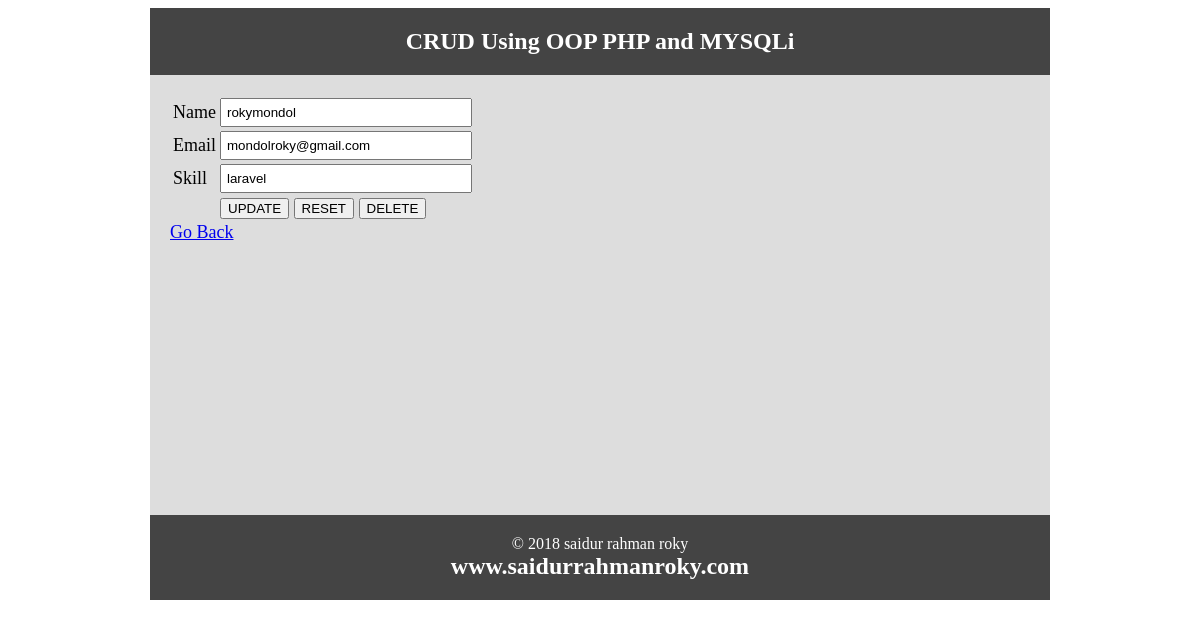
Page /update.php?id=1 on the committed database.
### tables this page shows
CREATE TABLE IF NOT EXISTS `tbl_user` (
  `id` int(11) NOT NULL AUTO_INCREMENT,
  `name` varchar(50) NOT NULL,
  `email` varchar(255) NOT NULL,
  `skill` varchar(50) NOT NULL,
  PRIMARY KEY (`id`)
);

### Database.php (called while the page is built, shortened)
<?php
class Database{
	public $host = DB_HOST;
	public $user = DB_USER;
	public $pass = DB_PASS;
	public $dbname = DB_NAME;
	public $link;
	private function connectDB(){
		$this ->link = new mysqli($this ->host , $this ->user, $this ->pass , $this ->dbname);
	}
	public function select($query){
		$result = $this ->link ->query($query) or die($this ->link ->error.__LINE__);
		if($result ->num_rows >0){
			return $result;
		}else{
			return false;
		}
	}
}

### update.php (the view, shortened to what this page needs)
<?php
include 'inc/header.php';
include 'Database.php';
?>
<?php
	$id = $_GET['id'];
	$db= new Database();
	$query ="SELECT * FROM tbl_user WHERE id = $id";
	$getdata = $db ->select($query) ->fetch_assoc();
?>
<form action="update.php?id=<?php echo $id;?>" method="post">
<table>
	<tr>
		<td>Name</td>
		<td><input type="text" name="name" value="<?php echo $getdata['name']?>"></td>
	</tr>
	<tr>
		<td>Email</td>
		<td><input type="text" name="email" value="<?php echo $getdata['email']?>"></td>
	</tr>
	<tr>
		<td>Skill</td>
		<td><input type="text" name="skill" value="<?php echo $getdata['skill']?>"></td>
	</tr>
	<tr>
		<td></td>
		<td><input type="submit" name="submit" value="UPDATE">
		<input type="reset" value="RESET">
		<input type="submit" name="delete" value="DELETE">
		</td>
	</tr>
</table>
</form>
<a href="index.php">Go Back</a>
<?php include 'inc/footer.php'; ?>

### rows in the picture
tbl_user: name "rokymondol", email "mondolroky@gmail.com", skill "laravel"
